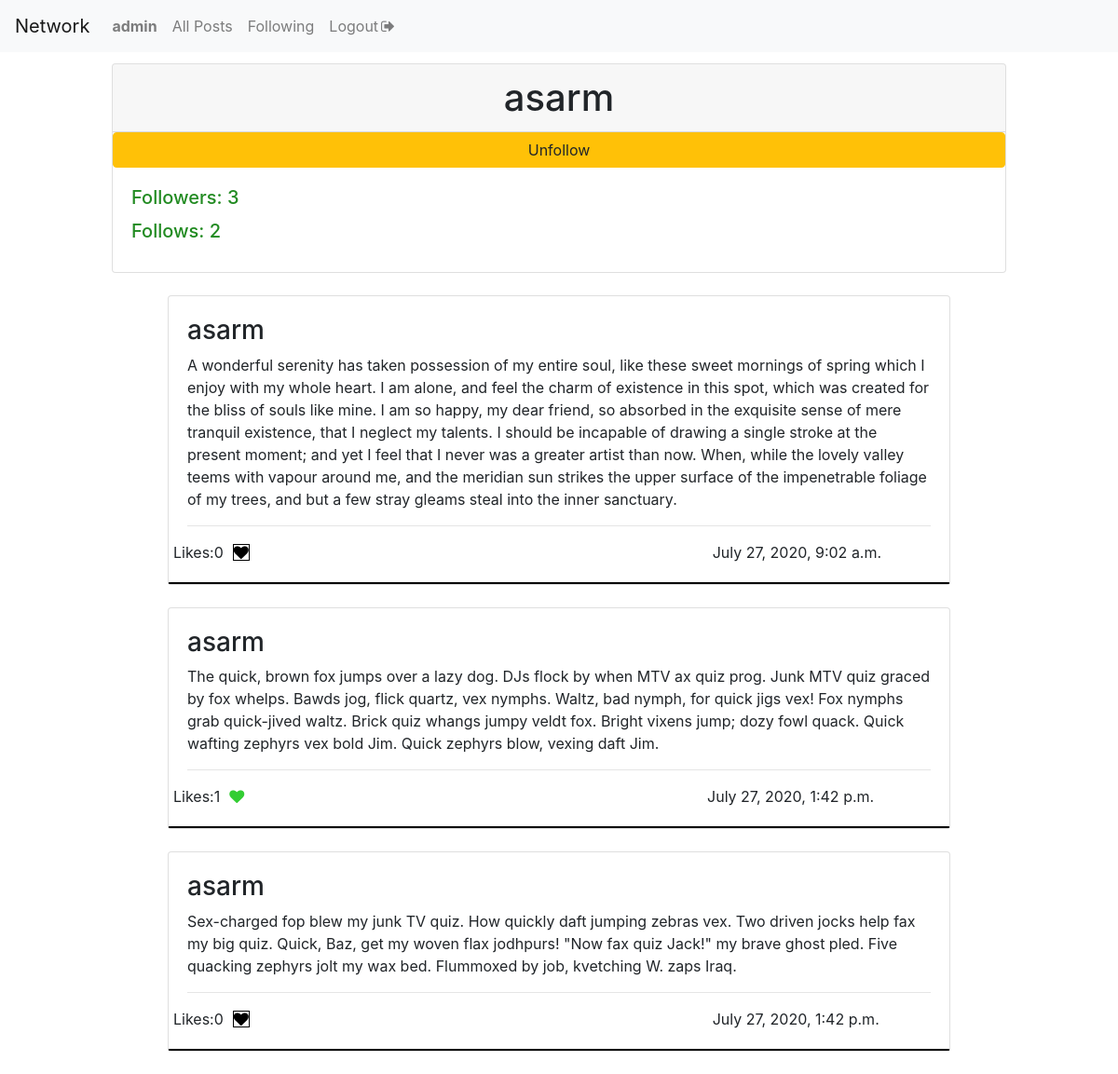
Screenshot of /profile/asarm (signed in) with the database file from the repository.
### network/models.py (models this page shows, shortened)
class User(AbstractUser):
    pass

class Post(models.Model):
    user = models.ForeignKey('User',on_delete=models.CASCADE,related_name='author')
    date = models.DateTimeField(auto_now_add=True)
    liked = models.ManyToManyField('User',blank=True,related_name='post_likes')
    content = models.CharField(max_length=300)

### network/views.py (the view, shortened to what this page needs)
# urls.py: path("profile/<str:username>", views.profile, name="profile"),
def profile(request,username):
    if request.user.is_authenticated:
        check_following = Profile.objects.filter(target_user=get_object_or_404(User, username=username),follower=request.user)
        current_user = request.user
        userpage = get_object_or_404(User, username=username)
        follower = Profile.objects.filter(follower=userpage)
        follows = Profile.objects.filter(target_user=userpage)
        follows_count = len(follows)
        follower_count = len(follower)
        posts = Post.objects.filter(user=userpage)
        return render(request,"network/profile.html",{'check_following':check_following,'current_user':current_user,'userpage':userpage,'posts':posts,'follower':follower,'follows':follows,'follows_count':follows_count,'follower_count':follower_count})
    else:
        return HttpResponseRedirect(reverse("login"))

### network/templates/network/profile.html (shortened to what this page needs)
{% extends "network/layout.html" %}
{% block body %}
    <div class="card" style="margin: 0 auto;justify-content: center;width: 80%;margin-top: 1%">
      <h1 style="text-align: center;" class="card-header">{{userpage.username}}</h1>
      {% if current_user.username != userpage.username %}
          <form action="{% url 'profile' userpage.username %}" method="post">
              {% if not check_following %}
            <button type="submit" onclick="change_to_unfollow()" id="follow" class="btn btn-block btn-success">Follow</button>
              {% elif check_following %}
            <button type="submit" onclick="change_to_follow()" id="unfollow" class="btn btn-block btn-warning">Unfollow</button>
              {% endif %}
          </form>
      {% endif %}
      <div class="card-body">
          <a href="" style="color: forestgreen"><h5 class="card-title">Followers: {{ follows_count }}</h5></a>
          <a href="" style="color: forestgreen"><h5 class="card-title">Follows: {{ follower_count }}</h5></a>
      </div>
</div>
{% for post in posts %}
     <div class="card" style="margin: 0 auto;margin-top: 2%;width: 70%;margin-bottom: 2%">
        <div class="card-body" style="border-bottom: 2px solid black">
          <h3>{{ post.user.username }}</h3>
            {{post.content}}
            <hr>
              <div class="row">
                    <div>Likes:<span id="liked{{post.id}}">{{post.liked.all.count}}</span></div>
                          {% if request.user in post.liked.all %}
                              <a class="likebutton" href="#" data-catid="{{ post.id }}" id="{{post.id}}" data-total="{{post.liked.all.count}}"  data-value="Unlike" value="submit"><i class="fa fa-heart" id="heart{{post.id}}" style="margin-left: 10px;color:limegreen;"></i></a>
                          {% else %}
                              <a class="likebutton" href="#" data-catid="{{ post.id }}" id="{{post.id}}" data-total="{{post.liked.all.count}}"  data-value="Like" value="submit"><i class="fa fa-heart" id="heart{{post.id}}" style="margin-left: 10px;color:black;border: 1px solid"></i></a>
                          {% endif %}
                    <div style="text-align: end;margin-left: 60%">{{ post.date }}</div>
              </div>
        </div>
    </div>
{% endfor %}
{% endblock %}

### network/templates/network/layout.html (shortened to what this page needs)
{% load static %}
<!DOCTYPE html>
<html lang="en">
    <head>
        <link rel="stylesheet" href="https://stackpath.bootstrapcdn.com/bootstrap/4.4.1/css/bootstrap.min.css">
        <link rel="stylesheet" href="https://cdnjs.cloudflare.com/ajax/libs/font-awesome/4.7.0/css/font-awesome.min.css">
        <link href="{% static 'network/styles.css' %}" rel="stylesheet">
    </head>
    <body>
        <nav class="navbar navbar-expand-lg navbar-light bg-light">
            <a class="navbar-brand" href="{% url 'index' %}">Network</a>
            <div>
              <ul class="navbar-nav mr-auto">
                {% if user.is_authenticated %}
                    <li class="nav-item">
                        <a class="nav-link" href="{% url 'profile' user.username %}"><strong>{{ user.username }}</strong></a>
                    </li>
                {% endif %}
                <li class="nav-item">
                  <a class="nav-link" href="{% url 'index' %}">All Posts</a>
                </li>
                {% if user.is_authenticated %}
                    <li class="nav-item">
                        <a class="nav-link" href="{% url 'followings' %}">Following</a>
                    </li>
                <li class="nav-item">
                     <a class="nav-link" title="Log Out" href="{% url 'logout' %}">Logout<i style="margin-left: 3px" class="fa fa-sign-out"></i></a>
                </li>
                {% endif %}
              </ul>
            </div>
          </nav>
        <div class="body">
            {% block body %}
            {% endblock %}
        </div>
    </body>
        </html>

### rows the page displays
User: username "admin"
User: username "asarm"
Post: user.username "asarm", content "A wonderful serenity has taken possession of my entire soul, like these sweet mornings of spring which I enjoy with my whole heart. I am alone, and feel the charm of existence in this spot, which was created for the bliss of souls like mine. I am so happy, my dear friend, so absorbed in the exquisite sense of mere tranquil existence, that I neglect my talents. I should be incapable of drawing a single stroke at the present moment; and yet I feel that I never was a greater artist than now. When, while the lovely valley teems with vapour around me, and the meridian sun strikes the upper surface of the impenetrable foliage of my trees, and but a few stray gleams steal into the inner sanctuary.", liked.all.count "0", date "July 27, 2020, 9:02 a.m."
Post: user.username "asarm", content "The quick, brown fox jumps over a lazy dog. DJs flock by when MTV ax quiz prog. Junk MTV quiz graced by fox whelps. Bawds jog, flick quartz, vex nymphs. Waltz, bad nymph, for quick jigs vex! Fox nymphs grab quick-jived waltz. Brick quiz whangs jumpy veldt fox. Bright vixens jump; dozy fowl quack. Quick wafting zephyrs vex bold Jim. Quick zephyrs blow, vexing daft Jim.", liked.all.count "1", date "July 27, 2020, 1:42 p.m."
Post: user.username "asarm", content "Sex-charged fop blew my junk TV quiz. How quickly daft jumping zebras vex. Two driven jocks help fax my big quiz. Quick, Baz, get my woven flax jodhpurs! \"Now fax quiz Jack!\" my brave ghost pled. Five quacking zephyrs jolt my wax bed. Flummoxed by job, kvetching W. zaps Iraq.", liked.all.count "0", date "July 27, 2020, 1:42 p.m."

### other values shown
{{ follows_count }} "3"
{{ follower_count }} "2"
